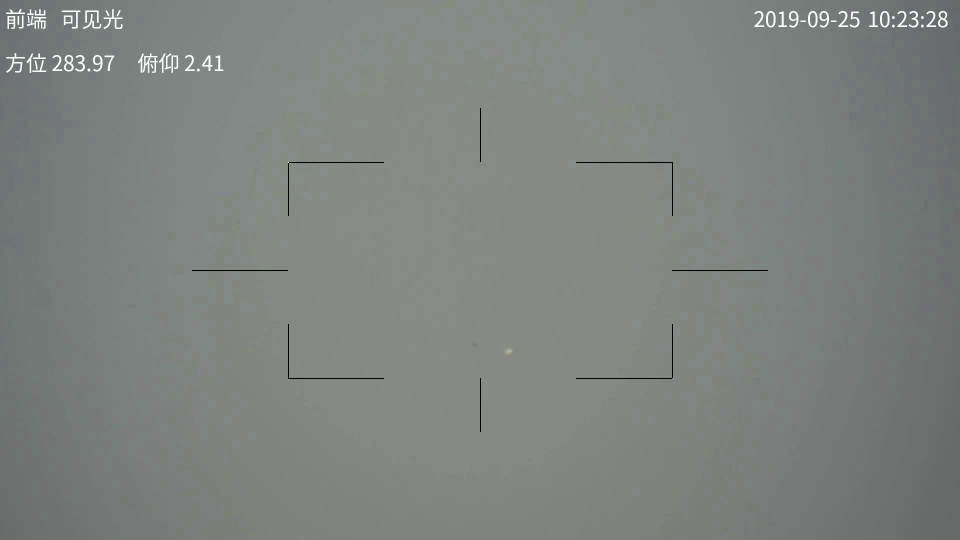
#> input picture frame_020.png, 1920 x 1080 px (shown at 1/2 size)
$ python getnewPIC.py
#> lines starting #> are read from the running program, lines starting #| are printed output that depends on the picture; after the words box and inside, x2 and y2 are one past the last pixel; in counts of white or black regions, pixels touching at a corner belong together


import cv2
import csv

def change_coordinates_to_white(input_image_path, csv_file_path, output_image_path):
    # 读取图片
#> called with input_image_path = 'frame_020.png', csv_file_path = 'new.csv', output_image_path = 'age8.jpg'
    image = cv2.imread(input_image_path)
#> image is the input picture: shape (1080, 1920, 3); mean B, G, R 127.1, 130.1, 125.8

    # 读取CSV文件中的坐标数据
    with open(csv_file_path, 'r') as csvfile:
#> (reads new.csv from the repository)
        csv_reader = csv.reader(csvfile)
        next(csv_reader)  # 跳过CSV文件的标题行
        for row in csv_reader:
            x, y = map(int, row)
            # 将坐标对应的像素点颜色设置为白色 (255, 255, 255)
            image[y, x] = [255, 255, 255]
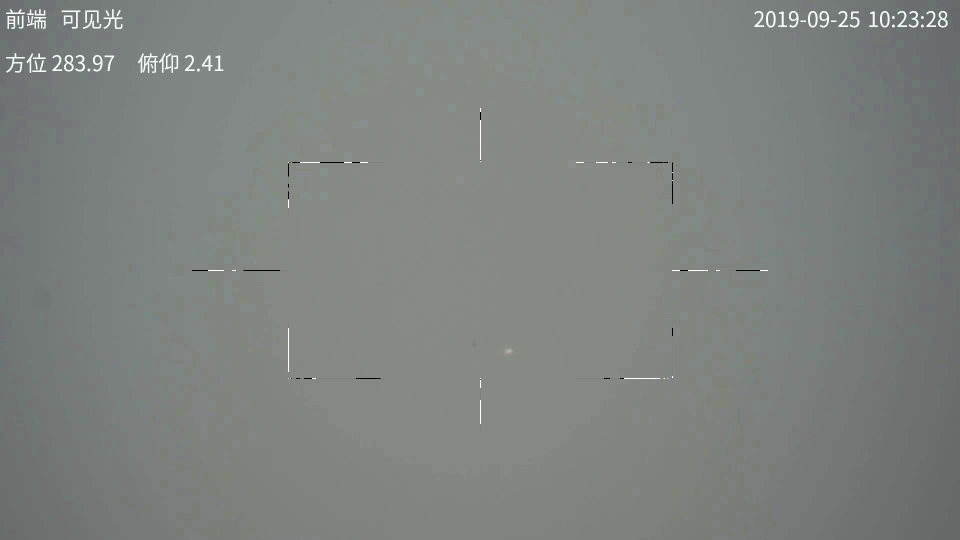
#> image: shape (1080, 1920, 3) (shown at 1/2 size); 0.09% of pixels changed, all inside (x1, y1, x2, y2) = (416, 216, 1536, 864)

    # 保存修改后的图片
    cv2.imwrite(output_image_path, image)

# 使用示例
input_image_path = "frame_020.png"  # 输入图片的路径
csv_file_path = "new.csv"        # CSV文件的路径
output_image_path = "age8.jpg" # 输出图片的路径

change_coordinates_to_white(input_image_path, csv_file_path, output_image_path)
